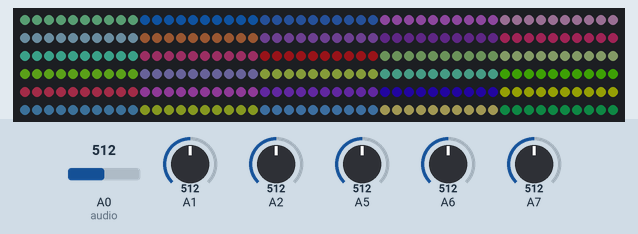
Recording of a sketch running on a simulated Arduino Uno, built with avr-gcc and run on an emulated ATmega328P. On the bench: 300 RGB LEDs in strip order, left to right, continuing on the next row. The test bench sets the inputs (shaded band); at power-on: A2 = 512, A6 = 512, A0 (audio) = 512, A1 = 512, A5 = 512, A7 = 512. Dim RGB values are drawn brighter than linear; colours are those a GRB WS2812 strip shows for the declared byte order; random numbers use the default seed unless the sketch sets one.

Above: at 4.2 s.
4.3 s: A2 set to 306
At 4.74 s:
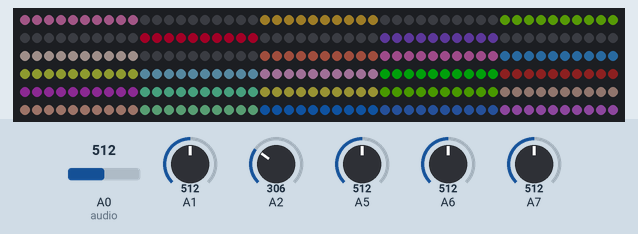
7.0 s: A6 set to 306
At 8.5 s:
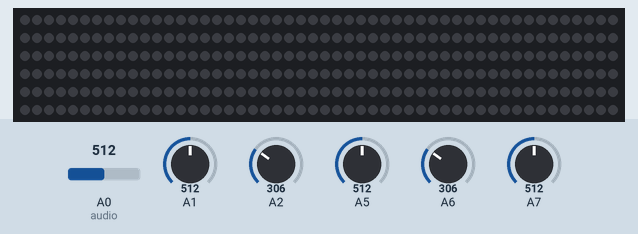
9.2 s: A6 set to 308
At 9.72 s:
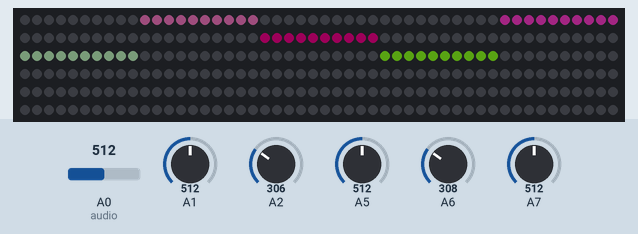
11.6 s: A2 set to 460
At 11.9 s:
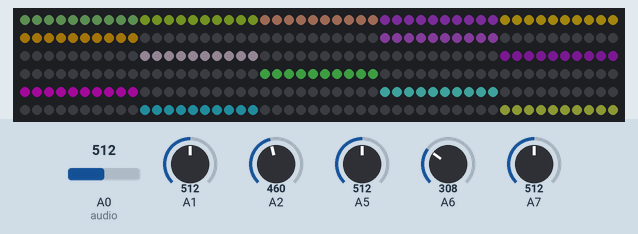
14.1 s: A2 set to 122
At 14.39 s:
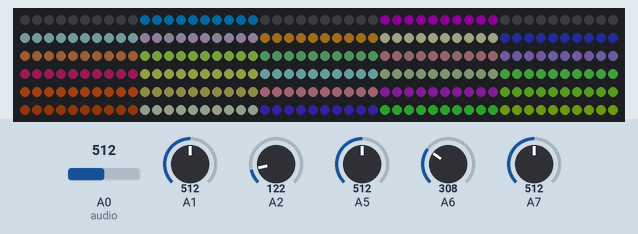
16.6 s: A2 set to 511
At 16.89 s:
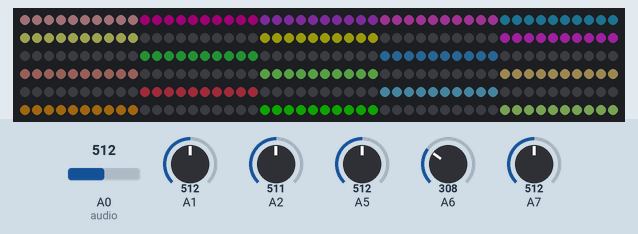
Timing chart, 0 to 19.6 s (numbered marks = the images above; inputs shaded):
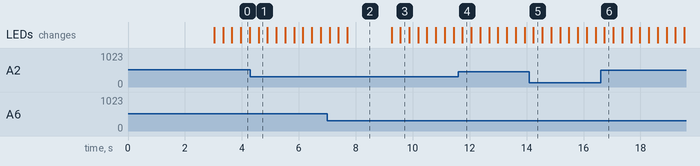

The sketch:

led.ino
```cpp
#include<FastLED.h>

#define LED_PIN     5
#define NUM_LEDS    300
#define BRIGHTNESS  35
#define LED_TYPE    WS2812
#define COLOR_ORDER RGB
#define updateLEDS 10

CRGB leds[NUM_LEDS];


 int audio = A0;
void setup() {
  Serial.begin(9600);
  delay( 3000 ); // power-up safety delay
  FastLED.addLeds<LED_TYPE, LED_PIN, COLOR_ORDER>(leds, NUM_LEDS).setCorrection( TypicalLEDStrip );
  FastLED.setBrightness(  BRIGHTNESS );

  pinMode(audio, INPUT);

    for(int i = 0; i < NUM_LEDS ; i++) {
      leds[i] = CRGB(0,0,0);
    }
    FastLED.show();
  }


void loop() {


 audio=analogRead(audio)/4;


CRGB Color=C(audio);
  for(int i = NUM_LEDS - 1; i >= updateLEDS; i--) {
    leds[i] = leds[i - updateLEDS];
  }

for(int i = 0; i < updateLEDS; i++) {
    leds[i] =Color ;
  }
  FastLED.show();


  delay(10);

}


CRGB C(int audio)
{

  CRGB Color;
 if( audio < 89)
 {
  Color=CRGB(0, 0, 0);


 }
  else if(audio>=89&& audio<=150)
  {

Color=CRGB(random8(),random8(),random8());

  }
else if(audio>150 && audio<=300)
  {

Color=CRGB(random8(),random8(),random8());

  }

  else if(audio>300 && audio<=450)
  {
Color=CRGB(random8(),random8(),random8());

  }

  else if(audio>450 && audio<=650)
  {

Color=CRGB(random8(),random8(),random8());
  }
  else if(audio>650 && audio<=800)
  {

Color=CRGB(random8(),random8(),random8());
  }
  else if(audio>800 && audio<=1000)
  {

Color=CRGB(random8(),random8(),random8());

  }
return Color;


}
```

Measured:
- the behaviour switches between 307 and 308 on A6 (found by bisection; images 2 and 3)
- after the input at 9.2 s, the LEDs: first change after 0.06 s (image 3 shows a later state)
